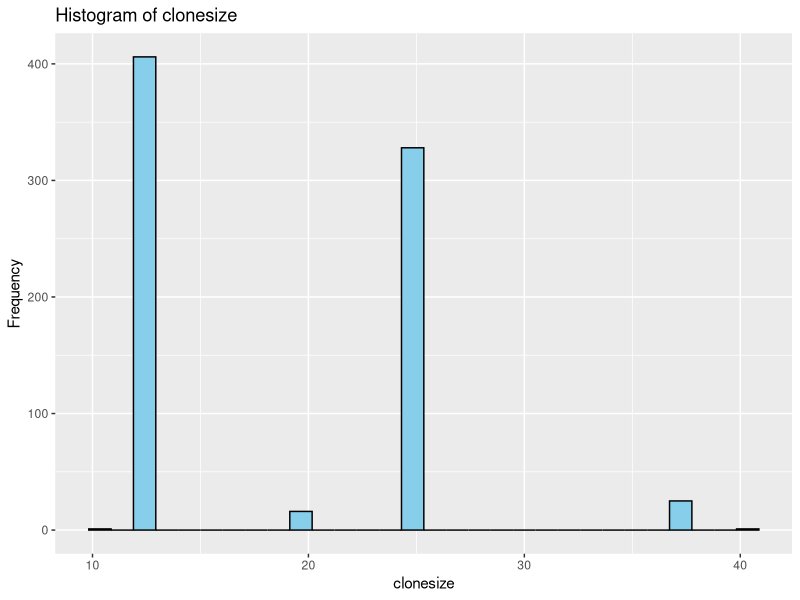
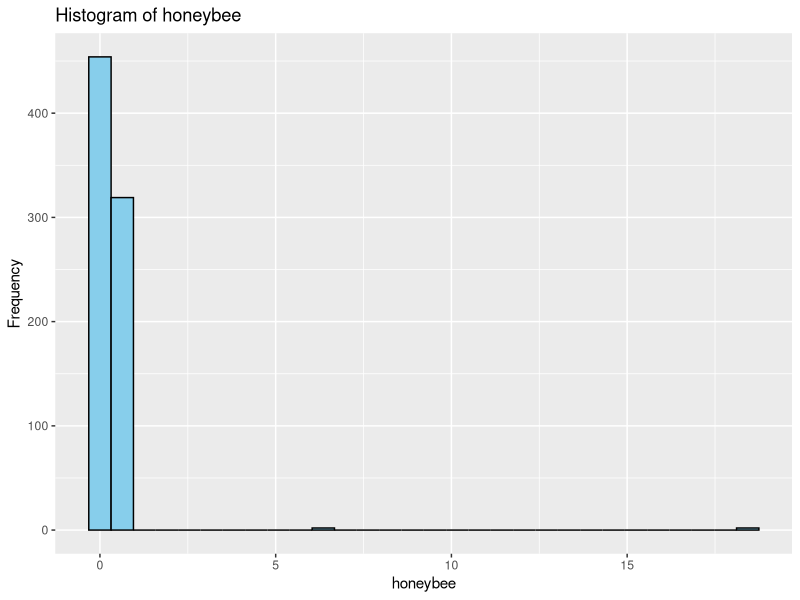
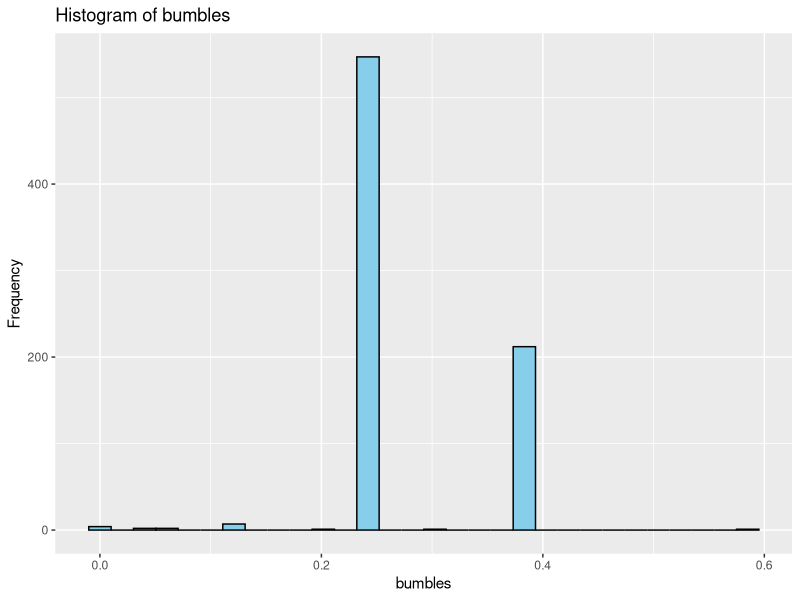
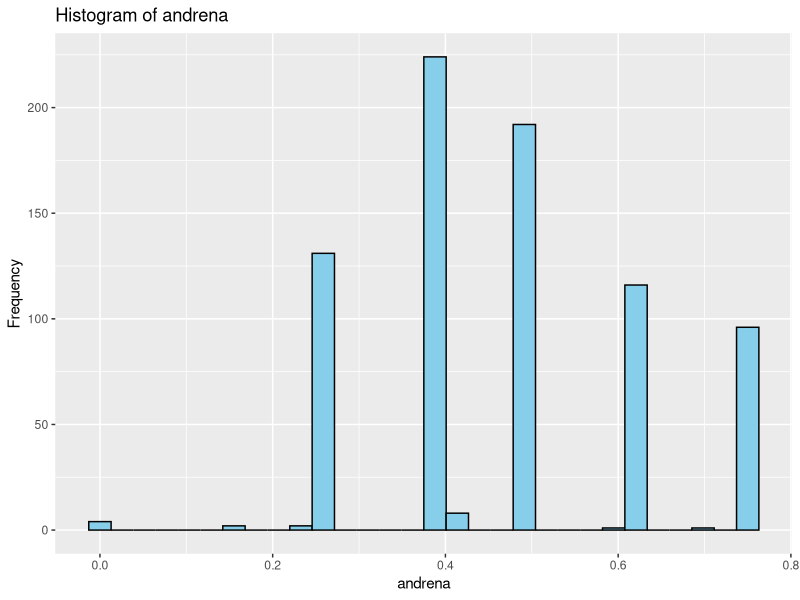
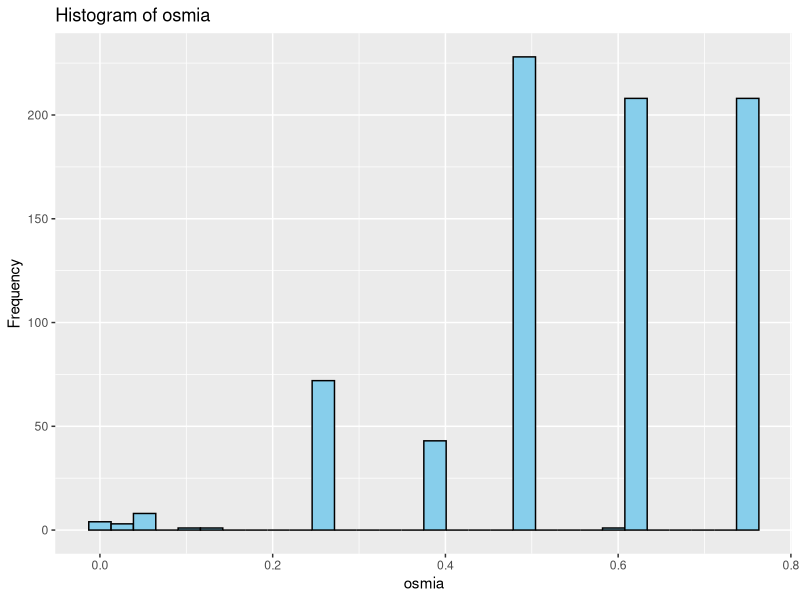
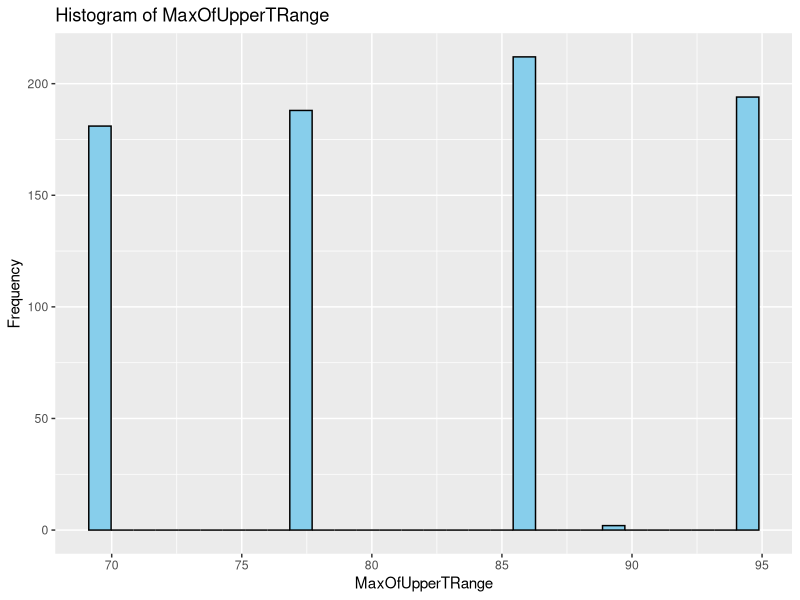
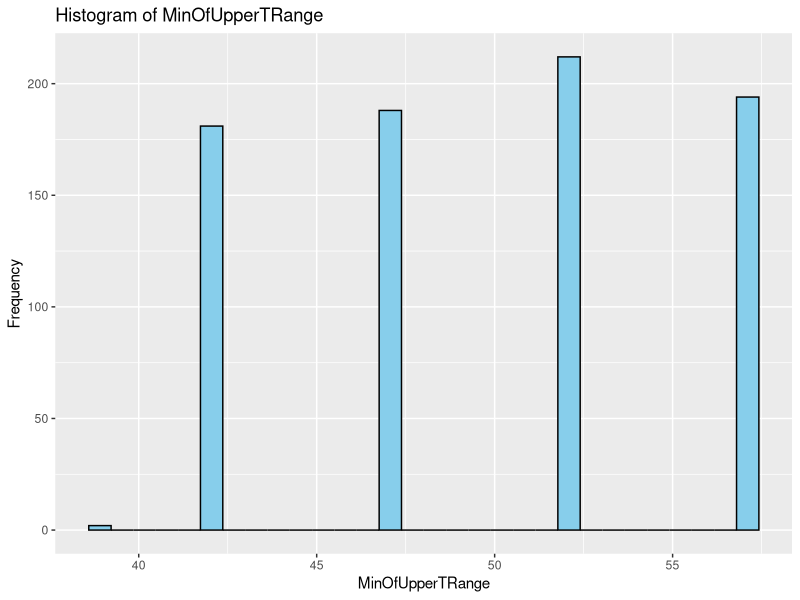
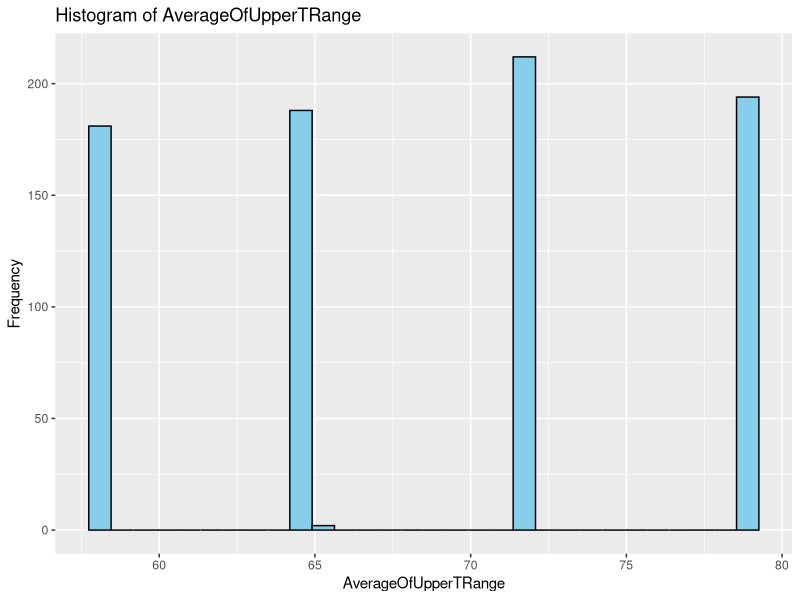

The R script that drew these images, in order:
# Load dataset
wild_blueberry_data <- read.csv("data/WildBlueberryPollinationSimulationData.csv", colClasses = c(
  clonesize = "numeric",
  honeybee = "numeric",
  bumbles = "numeric",
  andrena = "numeric",
  osmia = "numeric",
  MaxOfUpperTRange = "numeric",
  MinOfUpperTRange = "numeric",
  AverageOfUpperTRange = "numeric",
  MaxOfLowerTRange = "numeric",
  MinOfLowerTRange = "numeric",
  AverageOfLowerTRange = "numeric",
  RainingDays = "numeric",
  AverageRainingDays = "numeric",
  fruitset = "numeric",
  fruitmass = "numeric",
  seeds = "numeric",
  yield = "numeric"
))

# Display the structure of the dataset
str(wild_blueberry_data)

# View the first few rows of the dataset
head(wild_blueberry_data)

# View the dataset in a separate viewer window
View(wild_blueberry_data)

# Measures of frequency

# Count of unique values in each column
unique_counts <- sapply(wild_blueberry_data, function(x) length(unique(x)))

# Summary of unique value counts
summary_unique <- summary(unique_counts)

# Frequency table for categorical variables
frequency_table <- lapply(wild_blueberry_data[, sapply(wild_blueberry_data, is.factor)], table)

# Display results
print("Summary of Unique Value Counts:")
print(summary_unique)
print("Frequency Tables for Categorical Variables:")
print(frequency_table)

# Measures of central tendency

# Calculate mean, median, and mode for numeric variables
central_tendency <- data.frame(
  Mean = sapply(wild_blueberry_data[, sapply(wild_blueberry_data, is.numeric)], mean, na.rm = TRUE),
  Median = sapply(wild_blueberry_data[, sapply(wild_blueberry_data, is.numeric)], median, na.rm = TRUE)
)

# Mode function
get_mode <- function(x) {
  ux <- unique(x)
  ux[which.max(tabulate(match(x, ux)))]
}

# Calculate mode
mode_values <- sapply(wild_blueberry_data[, sapply(wild_blueberry_data, is.numeric)], get_mode)

# Combine mean, median, and mode into one dataframe
central_tendency <- cbind(central_tendency, Mode = mode_values)

# Display results
print("Measures of Central Tendency:")
print(central_tendency)

# Measures of distribution

# Calculate range, variance, and standard deviation for numeric variables
distribution <- data.frame(
  Range = sapply(wild_blueberry_data[, sapply(wild_blueberry_data, is.numeric)], function(x) max(x, na.rm = TRUE) - min(x, na.rm = TRUE)),
  Variance = sapply(wild_blueberry_data[, sapply(wild_blueberry_data, is.numeric)], var, na.rm = TRUE),
  StdDev = sapply(wild_blueberry_data[, sapply(wild_blueberry_data, is.numeric)], sd, na.rm = TRUE)
)

# Display results
print("Measures of Distribution:")
print(distribution)

# Measures of relationship

# Calculate correlation coefficients for numeric variables
correlation_matrix <- cor(wild_blueberry_data[, sapply(wild_blueberry_data, is.numeric)], use = "pairwise.complete.obs")

# Create contingency tables for categorical variables
contingency_tables <- lapply(wild_blueberry_data[, sapply(wild_blueberry_data, is.factor)], table)

# Display results
print("Correlation Matrix for Numeric Variables:")
print(correlation_matrix)
print("Contingency Tables for Categorical Variables:")
print(contingency_tables)

# Load the ggplot2 library
library(ggplot2)

# Univariate plots (histograms for numeric variables, bar plots for categorical variables)
univariate_plots <- lapply(names(wild_blueberry_data), function(var_name) {
  if (is.numeric(wild_blueberry_data[[var_name]])) {
    ggplot(wild_blueberry_data, aes_string(x = var_name)) +
      geom_histogram(fill = "skyblue", color = "black") +
      labs(title = paste("Histogram of", var_name), x = var_name, y = "Frequency")
  } else {
    ggplot(wild_blueberry_data, aes_string(x = var_name)) +
      geom_bar(fill = "skyblue", color = "black") +
      labs(title = paste("Bar Plot of", var_name), x = var_name, y = "Frequency")
  }
})


# Display plots
print("Univariate Plots:")
print(univariate_plots)





